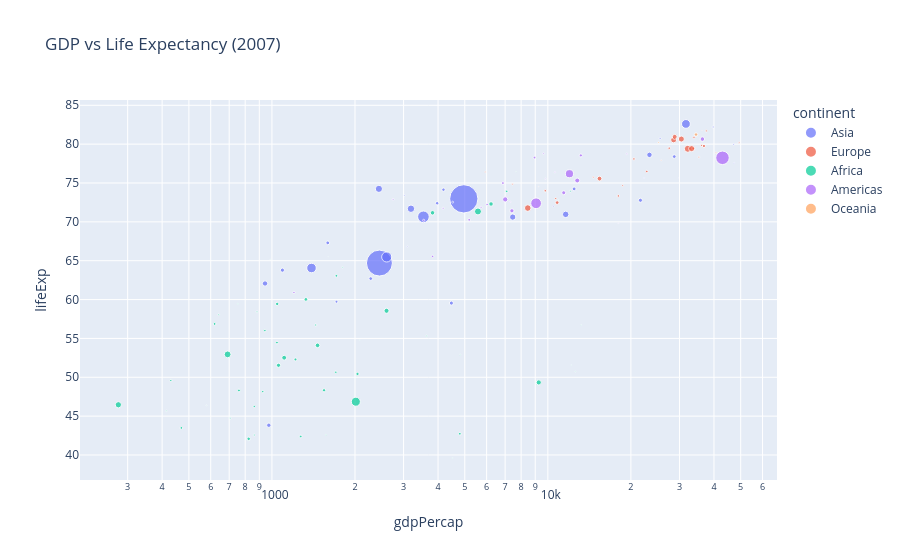

Notebook code for this chart:
### Markdown cell above
#### Scatter Plot — Multivariate View

visualize multiple variables at once.

### Code cell
df_2007 = df[df['year'] == 2007]

fig = px.scatter(df_2007, 
                 x='gdpPercap', y='lifeExp',
                 size='pop', color='continent',
                 hover_name='country', log_x=True,
                 title='GDP vs Life Expectancy (2007)')
fig.show()

### Figure 1 — Plotly figure (JSON) as saved in the notebook; plotly's stock layout.template omitted (floating-point values rounded to 4 significant figures)
{"data": [{"hovertemplate": "<b>%{hovertext}</b><br><br>continent=Asia<br>gdpPercap=%{x}<br>lifeExp=%{y}<br>pop=%{marker.size}<extra></extra>", "hovertext": ["Afghanistan", "Bahrain", "Bangladesh", "Cambodia", "China", "Hong Kong, China", "India", "Indonesia", "Iran", "Iraq", "Israel", "Japan", "Jordan", "Korea, Dem. Rep.", "Korea, Rep.", "Kuwait", "Lebanon", "Malaysia", "Mongolia", "Myanmar", "Nepal", "Oman", "Pakistan", "Philippines", "Saudi Arabia", "Singapore", "Sri Lanka", "Syria", "Taiwan", "Thailand", "Vietnam", "West Bank and Gaza", "Yemen, Rep."], "legendgroup": "Asia", "marker": {"color": "#636efa", "size": [31889923, 708573, 150448339, 14131858, 1318683096, 6980412, 1110396331, 223547000, 69453570, 27499638, 6426679, 127467972, 6053193, 23301725, 49044790, 2505559, 3921278, 24821286, 2874127, 47761980, 28901790, 3204897, 169270617, 91077287, 27601038, 4553009, 20378239, 19314747, 23174294, 65068149, 85262356, 4018332, 22211743], "sizemode": "area", "sizeref": 3297000.0, "symbol": "circle"}, "mode": "markers", "name": "Asia", "orientation": "v", "showlegend": true, "type": "scatter", "x": [974.6, 29800.0, 1391.0, 1714.0, 4959.0, 39720.0, 2452.0, 3541.0, 11610.0, 4471.0, 25520.0, 31660.0, 4519.0, 1593.0, 23350.0, 47310.0, 10460.0, 12450.0, 3096.0, 944.0, 1091.0, 22320.0, 2606.0, 3190.0, 21650.0, 47140.0, 3970.0, 4185.0, 28720.0, 7458.0, 2442.0, 3025.0, 2281.0], "xaxis": "x", "y": [43.83, 75.64, 64.06, 59.72, 72.96, 82.21, 64.7, 70.65, 70.96, 59.55, 80.75, 82.6, 72.53, 67.3, 78.62, 77.59, 71.99, 74.24, 66.8, 62.07, 63.78, 75.64, 65.48, 71.69, 72.78, 79.97, 72.4, 74.14, 78.4, 70.62, 74.25, 73.42, 62.7], "yaxis": "y"}, {"hovertemplate": "<b>%{hovertext}</b><br><br>continent=Europe<br>gdpPercap=%{x}<br>lifeExp=%{y}<br>pop=%{marker.size}<extra></extra>", "hovertext": ["Albania", "Austria", "Belgium", "Bosnia and Herzegovina", "Bulgaria", "Croatia", "Czech Republic", "Denmark", "Finland", "France", "Germany", "Greece", "Hungary", "Iceland", "Ireland", "Italy", "Montenegro", "Netherlands", "Norway", "Poland", "Portugal", "Romania", "Serbia", "Slovak Republic", "Slovenia", "Spain", "Sweden", "Switzerland", "Turkey", "United Kingdom"], "legendgroup": "Europe", "marker": {"color": "#EF553B", "size": [3600523, 8199783, 10392226, 4552198, 7322858, 4493312, 10228744, 5468120, 5238460, 61083916, 82400996, 10706290, 9956108, 301931, 4109086, 58147733, 684736, 16570613, 4627926, 38518241, 10642836, 22276056, 10150265, 5447502, 2009245, 40448191, 9031088, 7554661, 71158647, 60776238], "sizemode": "area", "sizeref": 3297000.0, "symbol": "circle"}, "mode": "markers", "name": "Europe", "orientation": "v", "showlegend": true, "type": "scatter", "x": [5937.0, 36130.0, 33690.0, 7446.0, 10680.0, 14620.0, 22830.0, 35280.0, 33210.0, 30470.0, 32170.0, 27540.0, 18010.0, 36180.0, 40680.0, 28570.0, 9254.0, 36800.0, 49360.0, 15390.0, 20510.0, 10810.0, 9787.0, 18680.0, 25770.0, 28820.0, 33860.0, 37510.0, 8458.0, 33200.0], "xaxis": "x", "y": [76.42, 79.83, 79.44, 74.85, 73.0, 75.75, 76.49, 78.33, 79.31, 80.66, 79.41, 79.48, 73.34, 81.76, 78.89, 80.55, 74.54, 79.76, 80.2, 75.56, 78.1, 72.48, 74.0, 74.66, 77.93, 80.94, 80.88, 81.7, 71.78, 79.42], "yaxis": "y"}, {"hovertemplate": "<b>%{hovertext}</b><br><br>continent=Africa<br>gdpPercap=%{x}<br>lifeExp=%{y}<br>pop=%{marker.size}<extra></extra>", "hovertext": ["Algeria", "Angola", "Benin", "Botswana", "Burkina Faso", "Burundi", "Cameroon", "Central African Republic", "Chad", "Comoros", "Congo, Dem. Rep.", "Congo, Rep.", "Cote d'Ivoire", "Djibouti", "Egypt", "Equatorial Guinea", "Eritrea", "Ethiopia", "Gabon", "Gambia", "Ghana", "Guinea", "Guinea-Bissau", "Kenya", "Lesotho", "Liberia", "Libya", "Madagascar", "Malawi", "Mali", "Mauritania", "Mauritius", "Morocco", "Mozambique", "Namibia", "Niger", "Nigeria", "Reunion", "Rwanda", "Sao Tome and Principe", "Senegal", "Sierra Leone", "Somalia", "South Africa", "Sudan", "Swaziland", "Tanzania", "Togo", "Tunisia", "Uganda", "Zambia", "Zimbabwe"], "legendgroup": "Africa", "marker": {"color": "#00cc96", "size": [33333216, 12420476, 8078314, 1639131, 14326203, 8390505, 17696293, 4369038, 10238807, 710960, 64606759, 3800610, 18013409, 496374, 80264543, 551201, 4906585, 76511887, 1454867, 1688359, 22873338, 9947814, 1472041, 35610177, 2012649, 3193942, 6036914, 19167654, 13327079, 12031795, 3270065, 1250882, 33757175, 19951656, 2055080, 12894865, 135031164, 798094, 8860588, 199579, 12267493, 6144562, 9118773, 43997828, 42292929, 1133066, 38139640, 5701579, 10276158, 29170398, 11746035, 12311143], "sizemode": "area", "sizeref": 3297000.0, "symbol": "circle"}, "mode": "markers", "name": "Africa", "orientation": "v", "showlegend": true, "type": "scatter", "x": [6223.0, 4797.0, 1441.0, 12570.0, 1217.0, 430.1, 2042.0, 706.0, 1704.0, 986.1, 277.6, 3633.0, 1545.0, 2082.0, 5581.0, 12150.0, 641.4, 690.8, 13210.0, 752.7, 1328.0, 942.7, 579.2, 1463.0, 1569.0, 414.5, 12060.0, 1045.0, 759.3, 1043.0, 1803.0, 10960.0, 3820.0, 823.7, 4811.0, 619.7, 2014.0, 7670.0, 863.1, 1598.0, 1712.0, 862.5, 926.1, 9270.0, 2602.0, 4513.0, 1107.0, 883.0, 7093.0, 1056.0, 1271.0, 469.7], "xaxis": "x", "y": [72.3, 42.73, 56.73, 50.73, 52.3, 49.58, 50.43, 44.74, 50.65, 65.15, 46.46, 55.32, 48.33, 54.79, 71.34, 51.58, 58.04, 52.95, 56.73, 59.45, 60.02, 56.01, 46.39, 54.11, 42.59, 45.68, 73.95, 59.44, 48.3, 54.47, 64.16, 72.8, 71.16, 42.08, 52.91, 56.87, 46.86, 76.44, 46.24, 65.53, 63.06, 42.57, 48.16, 49.34, 58.56, 39.61, 52.52, 58.42, 73.92, 51.54, 42.38, 43.49], "yaxis": "y"}, {"hovertemplate": "<b>%{hovertext}</b><br><br>continent=Americas<br>gdpPercap=%{x}<br>lifeExp=%{y}<br>pop=%{marker.size}<extra></extra>", "hovertext": ["Argentina", "Bolivia", "Brazil", "Canada", "Chile", "Colombia", "Costa Rica", "Cuba", "Dominican Republic", "Ecuador", "El Salvador", "Guatemala", "Haiti", "Honduras", "Jamaica", "Mexico", "Nicaragua", "Panama", "Paraguay", "Peru", "Puerto Rico", "Trinidad and Tobago", "United States", "Uruguay", "Venezuela"], "legendgroup": "Americas", "marker": {"color": "#ab63fa", "size": [40301927, 9119152, 190010647, 33390141, 16284741, 44227550, 4133884, 11416987, 9319622, 13755680, 6939688, 12572928, 8502814, 7483763, 2780132, 108700891, 5675356, 3242173, 6667147, 28674757, 3942491, 1056608, 301139947, 3447496, 26084662], "sizemode": "area", "sizeref": 3297000.0, "symbol": "circle"}, "mode": "markers", "name": "Americas", "orientation": "v", "showlegend": true, "type": "scatter", "x": [12780.0, 3822.0, 9066.0, 36320.0, 13170.0, 7007.0, 9645.0, 8948.0, 6025.0, 6873.0, 5728.0, 5186.0, 1202.0, 3548.0, 7321.0, 11980.0, 2749.0, 9809.0, 4173.0, 7409.0, 19330.0, 18010.0, 42950.0, 10610.0, 11420.0], "xaxis": "x", "y": [75.32, 65.55, 72.39, 80.65, 78.55, 72.89, 78.78, 78.27, 72.23, 74.99, 71.88, 70.26, 60.92, 70.2, 72.57, 76.19, 72.9, 75.54, 71.75, 71.42, 78.75, 69.82, 78.24, 76.38, 73.75], "yaxis": "y"}, {"hovertemplate": "<b>%{hovertext}</b><br><br>continent=Oceania<br>gdpPercap=%{x}<br>lifeExp=%{y}<br>pop=%{marker.size}<extra></extra>", "hovertext": ["Australia", "New Zealand"], "legendgroup": "Oceania", "marker": {"color": "#FFA15A", "size": [20434176, 4115771], "sizemode": "area", "sizeref": 3297000.0, "symbol": "circle"}, "mode": "markers", "name": "Oceania", "orientation": "v", "showlegend": true, "type": "scatter", "x": [34440.0, 25190.0], "xaxis": "x", "y": [81.23, 80.2], "yaxis": "y"}], "layout": {"legend": {"itemsizing": "constant", "title": {"text": "continent"}, "tracegroupgap": 0}, "title": {"text": "GDP vs Life Expectancy (2007)"}, "xaxis": {"anchor": "y", "domain": [0, 1], "title": {"text": "gdpPercap"}, "type": "log"}, "yaxis": {"anchor": "x", "domain": [0, 1], "title": {"text": "lifeExp"}}}}
